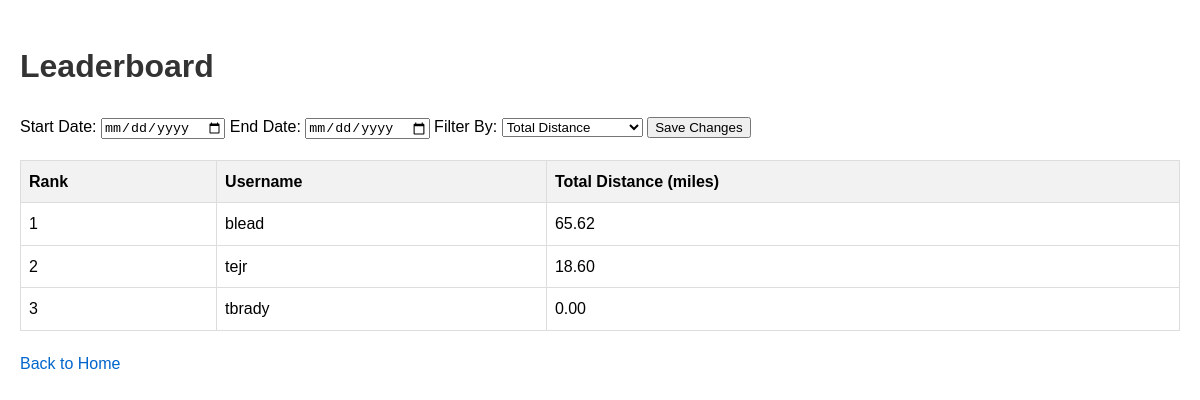
/leaderboard/ (signed in), run on the app's committed database.
### runningapp/models.py (models this page shows, shortened)
class User(AbstractUser):
    email = models.EmailField(unique=True)
    date_joined = models.DateTimeField(auto_now_add=True)

### runningapp/views.py (the view, shortened to what this page needs)
# urls.py: path('leaderboard/', views.leaderboard, name='leaderboard'),
@login_required
def leaderboard(request):
    filter_by = request.GET.get('filter_by', 'distance')
    start_date = request.GET.get('start_date')
    end_date = request.GET.get('end_date')
    if start_date:
        start_date = parse_date(start_date)
    if end_date:
        end_date = parse_date(end_date)
    with connection.cursor() as cursor:
        if filter_by == 'distance':
            cursor.execute("""
                SELECT
                    u.username,
                    COALESCE(run.total_distance, 0) +
                    COALESCE(bike.total_distance, 0) +
                    COALESCE(swim.total_distance, 0) AS total_distance
                FROM runningapp_user u
                LEFT JOIN (
                    SELECT user_id, SUM(distance_miles) AS total_distance
                    FROM runningapp_run
                    WHERE date BETWEEN COALESCE(%s, date) AND COALESCE(%s, date)
                    GROUP BY user_id
                ) run ON u.id = run.user_id
                LEFT JOIN (
                    SELECT user_id, SUM(distance_miles) AS total_distance
                    FROM runningapp_bikeride
                    WHERE date BETWEEN COALESCE(%s, date) AND COALESCE(%s, date)
                    GROUP BY user_id
                ) bike ON u.id = bike.user_id
                LEFT JOIN (
                    SELECT user_id, SUM(distance_miles) AS total_distance
                    FROM runningapp_swim
                    WHERE date BETWEEN COALESCE(%s, date) AND COALESCE(%s, date)
                    GROUP BY user_id
                ) swim ON u.id = swim.user_id
                ORDER BY total_distance DESC
            """, [start_date, end_date, start_date, end_date, start_date, end_date])
        rows = cursor.fetchall()
        leaderboard_data = [(index + 1, row[0], row[1]) for index, row in enumerate(rows)]
    context = {
        'leaderboard': leaderboard_data,
        'start_date': start_date,
        'end_date': end_date,
        'filter_by': filter_by,
    }
    return render(request, 'runningapp/leaderboard.html', context)

### runningapp/templates/runningapp/leaderboard.html (shortened to what this page needs)
<!DOCTYPE html>
<html lang="en">
<head>
</head>
<body>
    <h1>Leaderboard</h1>
    <form method="get" action="{% url 'leaderboard' %}" class="form-container">
        <label for="start_date">Start Date:</label>
        <input type="date" id="start_date" name="start_date" value="{{ start_date|date:'Y-m-d' }}" required>
        <label for="end_date">End Date:</label>
        <input type="date" id="end_date" name="end_date" value="{{ end_date|date:'Y-m-d' }}" required>
        <label for="filter_by">Filter By:</label>
        <select id="filter_by" name="filter_by">
            <option value="distance" {% if filter_by == "distance" %}selected{% endif %}>Total Distance</option>
        </select>
        <button type="submit">Save Changes</button>
    </form>
    <table>
        <thead>
            <tr>
                <th>Rank</th>
                <th>Username</th>
                <th>
                    {% if filter_by == "distance" %}
                        Total Distance (miles)
                    {% elif filter_by == "time" %}
                        Total Time (minutes)
                    {% elif filter_by == "activities" %}
                        Number of Activities
                    {% endif %}
                </th>
            </tr>
        </thead>
        <tbody>
            {% for rank, username, value in leaderboard %}
                <tr>
                    <td>{{ rank }}</td>
                    <td>{{ username }}</td>
                    <td>
                        {% if filter_by == "distance" %}
                            {{ value|floatformat:2 }}
                        {% elif filter_by == "time" %}
                            {{ value|floatformat:0 }}
                        {% else %}
                            {{ value }}
                        {% endif %}
                    </td>
                </tr>
            {% empty %}
                <tr>
                    <td colspan="3" style="text-align: center;">No activities recorded in this timeframe.</td>
                </tr>
            {% endfor %}
        </tbody>
    </table>
    <a href="{% url 'home' %}">Back to Home</a>
</body>
</html>

### runningapp/templates/runningapp/leaderboard.html (style rules this page uses)
body { font-family: Arial, sans-serif; line-height: 1.6; margin: 0; padding: 20px; }
h1, h2 { color: #333; }
a { color: #0066cc; text-decoration: none; }
table { width: 100%; border-collapse: collapse; margin-bottom: 20px; }
th, td { border: 1px solid #ddd; padding: 8px; text-align: left; }
th { background-color: #f2f2f2; }
.form-container { margin-bottom: 20px; }

### data on the page
User: is_active "1", username "blead", value "65.62"

### other printed values
{{ rank }} "2" "3"
{{ username }} "tejr" "tbrady"
{{ value|floatformat:2 }} "18.60" "0.00"
